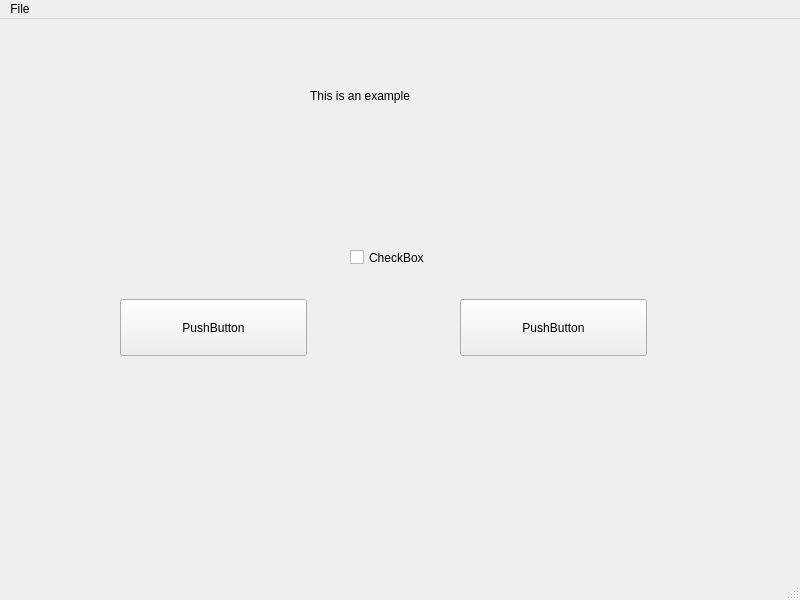
<?xml version="1.0" encoding="UTF-8"?>
<ui version="4.0">
 <class>MainWindow</class>
 <widget class="QMainWindow" name="MainWindow">
  <property name="geometry">
   <rect>
    <x>0</x>
    <y>0</y>
    <width>800</width>
    <height>600</height>
   </rect>
  </property>
  <property name="windowTitle">
   <string>MainWindow</string>
  </property>
  <widget class="QWidget" name="centralwidget">
   <widget class="QPushButton" name="Button1">
    <property name="geometry">
     <rect>
      <x>120</x>
      <y>280</y>
      <width>187</width>
      <height>57</height>
     </rect>
    </property>
    <property name="text">
     <string>PushButton</string>
    </property>
   </widget>
   <widget class="QPushButton" name="pushButton_2">
    <property name="geometry">
     <rect>
      <x>460</x>
      <y>280</y>
      <width>187</width>
      <height>57</height>
     </rect>
    </property>
    <property name="text">
     <string>PushButton</string>
    </property>
   </widget>
   <widget class="QCheckBox" name="checkBox">
    <property name="geometry">
     <rect>
      <x>350</x>
      <y>220</y>
      <width>165</width>
      <height>37</height>
     </rect>
    </property>
    <property name="text">
     <string>CheckBox</string>
    </property>
   </widget>
   <widget class="QLabel" name="label">
    <property name="geometry">
     <rect>
      <x>310</x>
      <y>60</y>
      <width>231</width>
      <height>33</height>
     </rect>
    </property>
    <property name="text">
     <string>This is an example</string>
    </property>
   </widget>
  </widget>
  <widget class="QMenuBar" name="menubar">
   <property name="geometry">
    <rect>
     <x>0</x>
     <y>0</y>
     <width>800</width>
     <height>47</height>
    </rect>
   </property>
   <widget class="QMenu" name="menuFile">
    <property name="title">
     <string>File</string>
    </property>
    <addaction name="actionNew"/>
    <addaction name="actionSave"/>
    <addaction name="actionSave_As"/>
   </widget>
   <addaction name="menuFile"/>
  </widget>
  <widget class="QStatusBar" name="statusbar"/>
  <action name="actionSave">
   <property name="text">
    <string>Save</string>
   </property>
   <property name="statusTip">
    <string>Save new positions</string>
   </property>
   <property name="shortcut">
    <string>Ctrl+S</string>
   </property>
  </action>
  <action name="actionSave_As">
   <property name="text">
    <string>Save As</string>
   </property>
   <property name="statusTip">
    <string>Save Positions to new file</string>
   </property>
  </action>
  <action name="actionNew">
   <property name="text">
    <string>New</string>
   </property>
   <property name="statusTip">
    <string>Select New Video</string>
   </property>
   <property name="shortcut">
    <string>Ctrl+N</string>
   </property>
  </action>
 </widget>
 <resources/>
 <connections/>
</ui>
